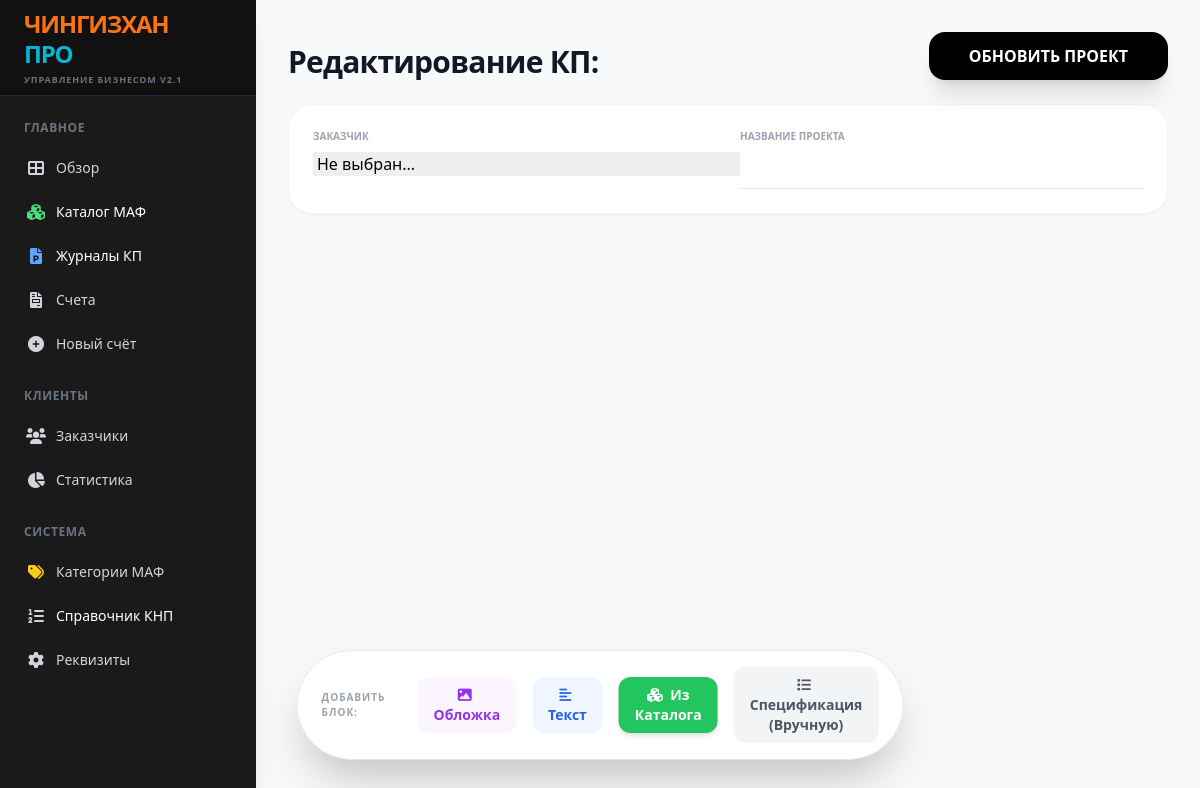
Page /edit_proposal/KP-1777201923 on the earlier database version.
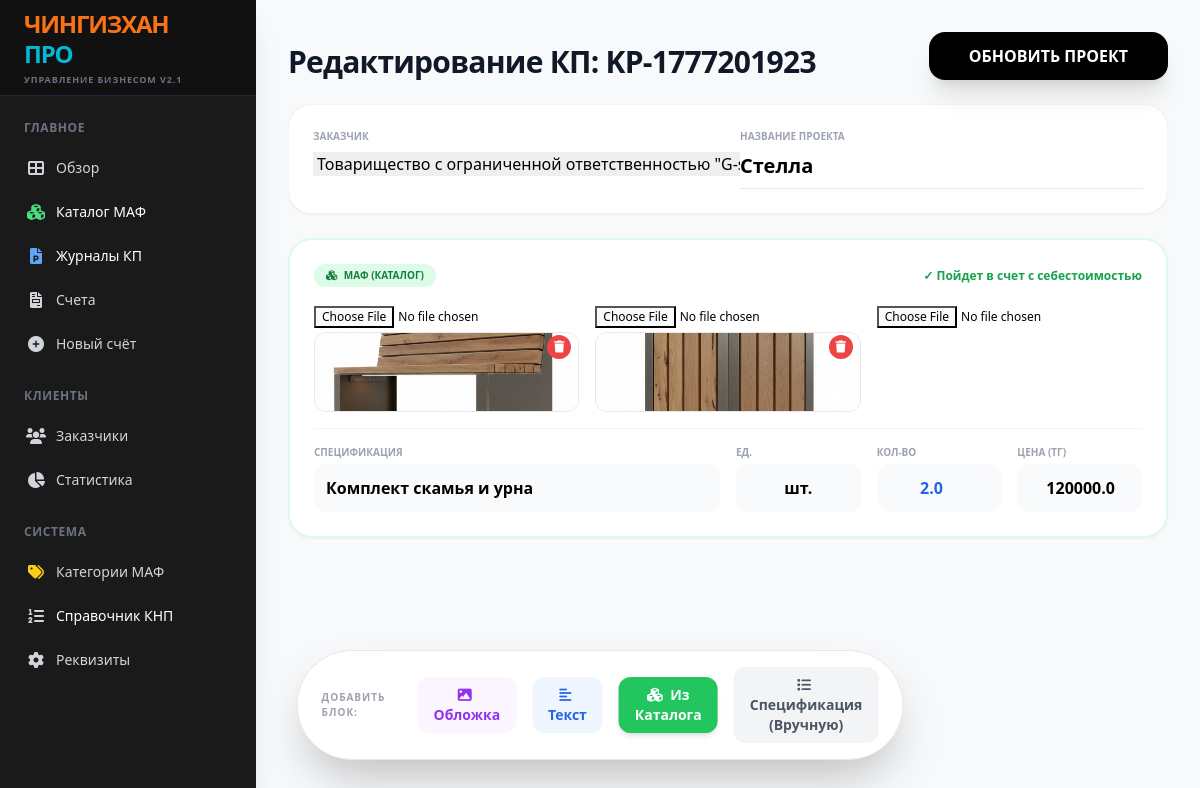
Same page on the later database version.
### tables this page shows
CREATE TABLE proposals (id TEXT PRIMARY KEY, client_id TEXT, date TEXT, project_name TEXT, total REAL, status INTEGER DEFAULT 0);

CREATE TABLE clients (id TEXT PRIMARY KEY, name TEXT, bin TEXT, contact TEXT, address TEXT);

CREATE TABLE proposal_blocks (id INTEGER PRIMARY KEY AUTOINCREMENT, proposal_id TEXT, block_type TEXT, sort_order INTEGER, title TEXT, text_content TEXT, qty REAL, price REAL, unit TEXT, img1 TEXT, img2 TEXT, img3 TEXT, items_json TEXT, cost REAL DEFAULT 0);

### app.py (the view, shortened to what this page needs)
@app.route('/edit_proposal/<prop_id>', methods=['GET', 'POST'])
def edit_proposal(prop_id):
    with sqlite3.connect(DB_NAME) as conn:
        c = conn.cursor()
        prop = c.execute("SELECT id, client_id, date, project_name, total FROM proposals WHERE id=?", (prop_id,)).fetchone()
        blocks = c.execute("SELECT id, block_type, title, text_content, qty, price, unit, img1, img2, img3, items_json, cost FROM proposal_blocks WHERE proposal_id=? ORDER BY sort_order", (prop_id,)).fetchall()
        clients = c.execute("SELECT id, name FROM clients ORDER BY name").fetchall()
    return render_template('edit_proposal.html', prop=prop, blocks=blocks, clients=clients, json=json)

### templates/edit_proposal.html (shortened to what the changed rows need)
{% extends "base.html" %}
{% block content %}
<div class="p-8 max-w-5xl mx-auto pb-32">
    <form method="POST" enctype="multipart/form-data" class="space-y-6">
        <div class="flex justify-between items-end mb-4">
            <h2 class="text-3xl font-black text-gray-900 tracking-tight">Редактирование КП: {{ prop[0] }}</h2>
            <button type="submit" class="bg-black text-white px-10 py-3 rounded-2xl font-bold hover:bg-gray-800 transition shadow-xl">ОБНОВИТЬ ПРОЕКТ</button>
        </div>
        <div class="grid grid-cols-2 gap-6 bg-white p-6 rounded-3xl shadow-sm border border-gray-100 mb-8">
            <div>
                <label class="block text-[10px] font-black text-gray-400 uppercase mb-2">Заказчик</label>
                <select name="client_id" id="clientSelect">
                    <option value="" {% if not prop[1] %}selected{% endif %}>Не выбран...</option>
                    {% for c in clients %}<option value="{{ c[0] }}" {% if prop[1] == c[0] %}selected{% endif %}>{{ c[1] }}</option>{% endfor %}
                </select>
            </div>
            <div><label class="block text-[10px] font-black text-gray-400 uppercase mb-2">Название проекта</label><input type="text" name="project_name" value="{{ prop[3] }}" required class="w-full text-xl font-bold outline-none border-b border-gray-200 pb-2"></div>
        </div>
        <div id="blocksList" class="space-y-6">
            {% for b in blocks %}
                {% set id = loop.index0 %}
                {% if b[1] == 'cover' %}
                {% set s_cov = json.loads(b[10]) if b[10] and '{' in b[10] else {'angle': 10, 'gap': 5, 'grad': 70, 'color': '#ffffff', 'shadow': 'on', 'top_text': ''} %}
                <div class="block-row bg-white p-6 rounded-3xl shadow-sm border-2 border-purple-100 relative group transition-all" oninput="updateLiveCover(this)">
                    <input type="hidden" name="block_ids[]" value="{{ id }}"><input type="hidden" name="b_type_{{ id }}" value="cover">
                    <div class="absolute -left-12 top-1/2 transform -translate-y-1/2 flex flex-col space-y-2 opacity-0 group-hover:opacity-100 transition">
                        <button type="button" onclick="moveUp(this)" class="bg-gray-800 text-white p-2 rounded-full shadow"><i class="fas fa-arrow-up"></i></button>
                        <button type="button" onclick="moveDown(this)" class="bg-gray-800 text-white p-2 rounded-full shadow"><i class="fas fa-arrow-down"></i></button>
                        <button type="button" onclick="this.closest('.block-row').remove()" class="bg-red-500 text-white p-2 rounded-full shadow mt-4"><i class="fas fa-trash"></i></button>
                    </div>
                    <div class="flex items-center mb-4"><span class="bg-purple-100 text-purple-700 px-3 py-1 rounded-full text-[10px] font-black uppercase"><i class="fas fa-image mr-1"></i> Обложка (Коллаж)</span></div>
                    <div class="grid grid-cols-12 gap-6">
                        <div class="col-span-6 space-y-4">
                            <div><label class="block text-[10px] font-black text-gray-400 uppercase mb-2">Верхний мелкий текст</label><input type="text" name="cov_top_{{ id }}" value="{{ s_cov.top_text }}" class="w-full text-xs font-bold outline-none border-b border-gray-200 pb-2"></div>
                            <div><label class="block text-[10px] font-black text-gray-400 uppercase mb-2">Крупный Заголовок поверх фото</label><input type="text" name="title_{{ id }}" value="{{ b[2] }}" required class="w-full text-2xl font-black outline-none border-b border-gray-200 pb-2"></div>
                            <div><label class="block text-[10px] font-black text-gray-400 uppercase mb-2">Мелкий подзаголовок</label><input type="text" name="text_{{ id }}" value="{{ b[3] if b[3] else '' }}" class="w-full text-md font-bold outline-none border-b border-gray-200 pb-2 text-gray-500"></div>
                        </div>
                        <div class="col-span-3 bg-gray-50 p-4 rounded-xl space-y-4 border border-gray-200">
                            <label class="block text-[10px] font-black text-gray-400 uppercase mb-2">Настройки визуала</label>
                            <div><label class="block text-[10px] font-bold text-gray-500 mb-1">Угол среза</label><input type="range" name="cov_angle_{{ id }}" min="0" max="30" value="{{ s_cov.angle }}" class="w-full"></div>
                            <div><label class="block text-[10px] font-bold text-gray-500 mb-1">Разделитель (px)</label><input type="range" name="cov_gap_{{ id }}" min="0" max="20" value="{{ s_cov.gap }}" class="w-full"></div>
                            <div><label class="block text-[10px] font-bold text-gray-500 mb-1">Затемнение (0-100%)</label><input type="range" name="cov_grad_{{ id }}" min="0" max="100" value="{{ s_cov.grad }}" class="w-full"></div>
                            <div class="flex gap-4 items-center"><div><label class="block text-[10px] font-bold text-gray-500 mb-1">Цвет текста</label><input type="color" name="cov_color_{{ id }}" value="{{ s_cov.color }}" class="w-8 h-8 rounded border-none cursor-pointer"></div><div class="flex items-center mt-4"><input type="checkbox" name="cov_shadow_{{ id }}" {% if s_cov.shadow == 'on' %}checked{% endif %} value="on" class="mr-1"><span class="text-[10px] font-bold text-gray-500">Тень</span></div></div>
                        </div>
                        <div class="col-span-3"><label class="block text-[10px] font-black text-gray-400 uppercase mb-2">Live-Превью</label><div id="live_preview_{{ id }}" class="w-full h-48 rounded-xl bg-gray-100 overflow-hidden relative flex border border-gray-200 shadow-inner"></div></div>
                    </div>
                    <div class="mt-6 border-t border-purple-100 pt-4">
                        <label class="block text-[10px] font-black text-purple-500 uppercase mb-2">Фотографии (Добавьте 1, 2 или 3)</label>
                        <input type="hidden" name="old_img1_{{ id }}" id="old1_{{ id }}" value="{{ b[7] }}"><input type="hidden" name="old_img2_{{ id }}" id="old2_{{ id }}" value="{{ b[8] }}"><input type="hidden" name="old_img3_{{ id }}" id="old3_{{ id }}" value="{{ b[9] }}">
                        <div class="flex gap-4">
                            <div class="w-1/3 relative"><input type="file" name="img1_{{ id }}" id="in1_{{ id }}" accept="image/*" onchange="previewImageRow(this); updateLiveCover(this.closest('.block-row'))" class="text-xs file:bg-purple-50 w-full mb-1"><img src="{% if b[7] %}/static/uploads/{{ b[7] }}{% else %}#{% endif %}" id="pr1_{{ id }}" class="{% if not b[7] %}hidden{% endif %} w-full h-20 object-cover rounded-lg border border-gray-200"><button type="button" onclick="clearImage('in1_{{ id }}', 'pr1_{{ id }}', 'old1_{{ id }}')" class="absolute top-8 right-2 bg-red-500 text-white w-6 h-6 rounded-full text-xs hover:bg-red-600"><i class="fas fa-trash"></i></button></div>
                            <div class="w-1/3 relative"><input type="file" name="img2_{{ id }}" id="in2_{{ id }}" accept="image/*" onchange="previewImageRow(this); updateLiveCover(this.closest('.block-row'))" class="text-xs file:bg-purple-50 w-full mb-1"><img src="{% if b[8] %}/static/uploads/{{ b[8] }}{% else %}#{% endif %}" id="pr2_{{ id }}" class="{% if not b[8] %}hidden{% endif %} w-full h-20 object-cover rounded-lg border border-gray-200"><button type="button" onclick="clearImage('in2_{{ id }}', 'pr2_{{ id }}', 'old2_{{ id }}')" class="absolute top-8 right-2 bg-red-500 text-white w-6 h-6 rounded-full text-xs hover:bg-red-600"><i class="fas fa-trash"></i></button></div>
                            <div class="w-1/3 relative"><input type="file" name="img3_{{ id }}" id="in3_{{ id }}" accept="image/*" onchange="previewImageRow(this); updateLiveCover(this.closest('.block-row'))" class="text-xs file:bg-purple-50 w-full mb-1"><img src="{% if b[9] %}/static/uploads/{{ b[9] }}{% else %}#{% endif %}" id="pr3_{{ id }}" class="{% if not b[9] %}hidden{% endif %} w-full h-20 object-cover rounded-lg border border-gray-200"><button type="button" onclick="clearImage('in3_{{ id }}', 'pr3_{{ id }}', 'old3_{{ id }}')" class="absolute top-8 right-2 bg-red-500 text-white w-6 h-6 rounded-full text-xs hover:bg-red-600"><i class="fas fa-trash"></i></button></div>
                        </div>
                    </div>
                </div>
                <script>document.addEventListener("DOMContentLoaded", function() { updateLiveCover(document.querySelector('[name="block_ids[]"][value="{{ id }}"]').closest('.block-row')); });</script>
                {% elif b[1] == 'product' %}
                <div class="block-row bg-white p-6 rounded-3xl shadow-sm border-2 border-green-100 relative group transition-all">
                    <div class="flex items-center mb-4"><span class="bg-green-100 text-green-700 px-3 py-1 rounded-full text-[10px] font-black uppercase"><i class="fas fa-cubes mr-1"></i> МАФ (Каталог)</span><span class="ml-auto text-xs font-bold text-green-600">✓ Пойдет в счет с себестоимостью</span></div>
                    <div class="mb-4 pb-4 border-b border-gray-100">
                        <div class="flex gap-4">
                            <div class="w-1/3 relative"><input type="file" name="img1_{{ id }}" id="in1_p_{{ id }}" onchange="previewImageRow(this)" class="text-xs file:bg-gray-50 w-full mb-1"><img src="{% if b[7] %}/static/uploads/{{ b[7] }}{% else %}#{% endif %}" id="pr1_p_{{ id }}" class="preview-img {% if not b[7] %}hidden{% endif %} w-full h-20 object-cover rounded-xl border border-gray-200"><button type="button" onclick="clearImage('in1_p_{{ id }}', 'pr1_p_{{ id }}', 'old1_p_{{ id }}')" class="absolute top-8 right-2 bg-red-500 text-white w-6 h-6 rounded-full text-xs hover:bg-red-600 {% if not b[7] %}hidden{% endif %}"><i class="fas fa-trash"></i></button></div>
                            <div class="w-1/3 relative"><input type="file" name="img2_{{ id }}" id="in2_p_{{ id }}" onchange="previewImageRow(this)" class="text-xs file:bg-gray-50 w-full mb-1"><img src="{% if b[8] %}/static/uploads/{{ b[8] }}{% else %}#{% endif %}" id="pr2_p_{{ id }}" class="preview-img {% if not b[8] %}hidden{% endif %} w-full h-20 object-cover rounded-xl border border-gray-200"><button type="button" onclick="clearImage('in2_p_{{ id }}', 'pr2_p_{{ id }}', 'old2_p_{{ id }}')" class="absolute top-8 right-2 bg-red-500 text-white w-6 h-6 rounded-full text-xs hover:bg-red-600 {% if not b[8] %}hidden{% endif %}"><i class="fas fa-trash"></i></button></div>
                            <div class="w-1/3 relative"><input type="file" name="img3_{{ id }}" id="in3_p_{{ id }}" onchange="previewImageRow(this)" class="text-xs file:bg-gray-50 w-full mb-1"></div>
                        </div>
                    </div>
                    <div class="grid grid-cols-12 gap-4">
                        <div class="col-span-6"><label class="block text-[10px] font-black text-gray-400 uppercase mb-1">Спецификация</label><input type="text" name="title_{{ id }}" value="{{ b[2] }}" required class="w-full bg-gray-50 p-3 rounded-xl font-bold outline-none"></div>
                        <div class="col-span-2"><label class="block text-[10px] font-black text-gray-400 uppercase mb-1">Ед.</label><input type="text" name="unit_{{ id }}" value="{{ b[6] }}" required class="w-full bg-gray-50 p-3 rounded-xl text-center font-bold outline-none"></div>
                        <div class="col-span-2"><label class="block text-[10px] font-black text-gray-400 uppercase mb-1">Кол-во</label><input type="number" name="qty_{{ id }}" value="{{ b[4] }}" step="0.01" class="w-full bg-gray-50 p-3 rounded-xl text-center font-black text-blue-600 outline-none"></div>
                        <div class="col-span-2"><label class="block text-[10px] font-black text-gray-400 uppercase mb-1">Цена (тг)</label><input type="number" name="price_{{ id }}" value="{{ b[5] }}" step="0.01" required class="w-full bg-gray-50 p-3 rounded-xl text-right font-black outline-none"></div>
                    </div>
                </div>
                {% endif %}
            {% endfor %}
        </div>
    </form>
</div>
{% endblock %}

Differences in the rows shown:
added proposals: id "KP-1777201923", client_id "Товарищество с ограниченной ответственностью \"G-safe construction\"", project_name "Стелла"
added proposal_blocks: img1 (picture), img2 (picture), title "Комплект скамья и урна", unit "шт.", qty "2.0", price "120000.0"
Other differences:
form field client_id: "Не выбран..." → (not shown)
